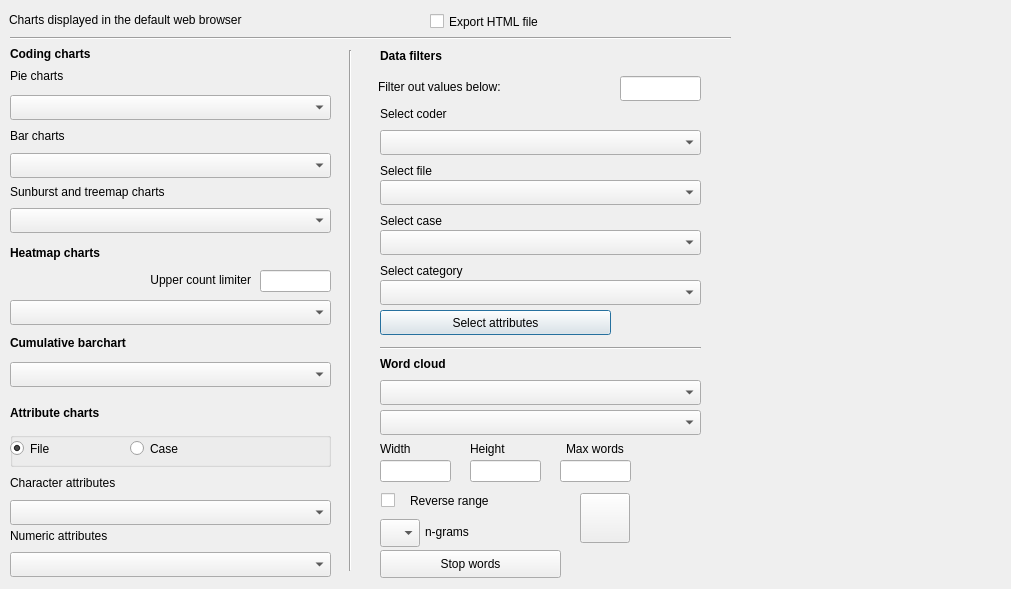
<?xml version="1.0" encoding="UTF-8"?>
<ui version="4.0">
 <class>DialogCharts</class>
 <widget class="QDialog" name="DialogCharts">
  <property name="geometry">
   <rect>
    <x>0</x>
    <y>0</y>
    <width>1011</width>
    <height>589</height>
   </rect>
  </property>
  <property name="windowTitle">
   <string>Charts</string>
  </property>
  <widget class="QLabel" name="label_info">
   <property name="geometry">
    <rect>
     <x>9</x>
     <y>9</y>
     <width>391</width>
     <height>22</height>
    </rect>
   </property>
   <property name="text">
    <string>Charts displayed in the default web browser</string>
   </property>
  </widget>
  <widget class="QLabel" name="label_pie">
   <property name="geometry">
    <rect>
     <x>10</x>
     <y>65</y>
     <width>321</width>
     <height>22</height>
    </rect>
   </property>
   <property name="text">
    <string>Pie charts</string>
   </property>
  </widget>
  <widget class="QLabel" name="label_bar">
   <property name="geometry">
    <rect>
     <x>10</x>
     <y>125</y>
     <width>321</width>
     <height>22</height>
    </rect>
   </property>
   <property name="text">
    <string>Bar charts</string>
   </property>
  </widget>
  <widget class="QComboBox" name="comboBox_pie_charts">
   <property name="geometry">
    <rect>
     <x>10</x>
     <y>95</y>
     <width>321</width>
     <height>25</height>
    </rect>
   </property>
  </widget>
  <widget class="QComboBox" name="comboBox_bar_charts">
   <property name="geometry">
    <rect>
     <x>10</x>
     <y>153</y>
     <width>321</width>
     <height>25</height>
    </rect>
   </property>
  </widget>
  <widget class="QComboBox" name="comboBox_sunburst_charts">
   <property name="geometry">
    <rect>
     <x>10</x>
     <y>208</y>
     <width>321</width>
     <height>25</height>
    </rect>
   </property>
  </widget>
  <widget class="QLabel" name="label_hierarchy">
   <property name="geometry">
    <rect>
     <x>10</x>
     <y>181</y>
     <width>321</width>
     <height>22</height>
    </rect>
   </property>
   <property name="text">
    <string>Sunburst and treemap charts</string>
   </property>
  </widget>
  <widget class="QLabel" name="label_coder">
   <property name="geometry">
    <rect>
     <x>380</x>
     <y>103</y>
     <width>321</width>
     <height>22</height>
    </rect>
   </property>
   <property name="text">
    <string>Select coder</string>
   </property>
  </widget>
  <widget class="QComboBox" name="comboBox_coders">
   <property name="geometry">
    <rect>
     <x>380</x>
     <y>130</y>
     <width>321</width>
     <height>25</height>
    </rect>
   </property>
  </widget>
  <widget class="QComboBox" name="comboBox_file">
   <property name="geometry">
    <rect>
     <x>380</x>
     <y>180</y>
     <width>321</width>
     <height>25</height>
    </rect>
   </property>
  </widget>
  <widget class="QLabel" name="label_select_file">
   <property name="geometry">
    <rect>
     <x>380</x>
     <y>160</y>
     <width>321</width>
     <height>22</height>
    </rect>
   </property>
   <property name="text">
    <string>Select file</string>
   </property>
  </widget>
  <widget class="QComboBox" name="comboBox_case">
   <property name="geometry">
    <rect>
     <x>380</x>
     <y>230</y>
     <width>321</width>
     <height>25</height>
    </rect>
   </property>
   <property name="toolTip">
    <string>If portions of a text file are assigned to a case, the code frequency and total text characters may be incorrect.
Codings from the entire text file are used for the calculations.</string>
   </property>
  </widget>
  <widget class="QLabel" name="label_select_case">
   <property name="geometry">
    <rect>
     <x>380</x>
     <y>210</y>
     <width>321</width>
     <height>22</height>
    </rect>
   </property>
   <property name="toolTip">
    <string>If portions of a text file are assigned to a case, the code frequency and total text characters may be incorrect.
Codings from the entire text file are used for the calculations.</string>
   </property>
   <property name="text">
    <string>Select case</string>
   </property>
  </widget>
  <widget class="QPushButton" name="pushButton_attributes">
   <property name="geometry">
    <rect>
     <x>380</x>
     <y>310</y>
     <width>231</width>
     <height>25</height>
    </rect>
   </property>
   <property name="text">
    <string>Select attributes</string>
   </property>
  </widget>
  <widget class="QLabel" name="label_filter">
   <property name="geometry">
    <rect>
     <x>378</x>
     <y>76</y>
     <width>241</width>
     <height>22</height>
    </rect>
   </property>
   <property name="text">
    <string>Filter out values below:</string>
   </property>
  </widget>
  <widget class="QLineEdit" name="lineEdit_filter">
   <property name="geometry">
    <rect>
     <x>620</x>
     <y>76</y>
     <width>81</width>
     <height>25</height>
    </rect>
   </property>
   <property name="toolTip">
    <string>Enter number for filter cut off</string>
   </property>
   <property name="text">
    <string/>
   </property>
  </widget>
  <widget class="QLabel" name="label_filters">
   <property name="geometry">
    <rect>
     <x>380</x>
     <y>43</y>
     <width>321</width>
     <height>26</height>
    </rect>
   </property>
   <property name="font">
    <font>
     <weight>50</weight>
     <bold>false</bold>
    </font>
   </property>
   <property name="text">
    <string>&lt;b&gt;Data filters&lt;/b&gt;</string>
   </property>
  </widget>
  <widget class="QLabel" name="label_chart_options">
   <property name="geometry">
    <rect>
     <x>10</x>
     <y>43</y>
     <width>311</width>
     <height>22</height>
    </rect>
   </property>
   <property name="font">
    <font>
     <weight>50</weight>
     <bold>false</bold>
    </font>
   </property>
   <property name="text">
    <string>&lt;b&gt;Coding charts&lt;/b&gt;</string>
   </property>
  </widget>
  <widget class="QComboBox" name="comboBox_category">
   <property name="geometry">
    <rect>
     <x>380</x>
     <y>280</y>
     <width>321</width>
     <height>25</height>
    </rect>
   </property>
  </widget>
  <widget class="QLabel" name="label_category">
   <property name="geometry">
    <rect>
     <x>380</x>
     <y>260</y>
     <width>321</width>
     <height>22</height>
    </rect>
   </property>
   <property name="text">
    <string>Select category</string>
   </property>
  </widget>
  <widget class="Line" name="line">
   <property name="geometry">
    <rect>
     <x>340</x>
     <y>50</y>
     <width>20</width>
     <height>521</height>
    </rect>
   </property>
   <property name="orientation">
    <enum>Qt::Vertical</enum>
   </property>
  </widget>
  <widget class="QLabel" name="label_chart_attributes">
   <property name="geometry">
    <rect>
     <x>10</x>
     <y>400</y>
     <width>311</width>
     <height>26</height>
    </rect>
   </property>
   <property name="font">
    <font>
     <weight>50</weight>
     <bold>false</bold>
    </font>
   </property>
   <property name="text">
    <string>&lt;b&gt;Attribute charts&lt;/b&gt;</string>
   </property>
  </widget>
  <widget class="QLabel" name="label_num_attr">
   <property name="geometry">
    <rect>
     <x>10</x>
     <y>525</y>
     <width>321</width>
     <height>22</height>
    </rect>
   </property>
   <property name="text">
    <string>Numeric attributes</string>
   </property>
  </widget>
  <widget class="QLabel" name="label_char_attr">
   <property name="geometry">
    <rect>
     <x>10</x>
     <y>472</y>
     <width>321</width>
     <height>22</height>
    </rect>
   </property>
   <property name="text">
    <string>Character attributes</string>
   </property>
  </widget>
  <widget class="QComboBox" name="comboBox_num_attributes">
   <property name="geometry">
    <rect>
     <x>10</x>
     <y>552</y>
     <width>321</width>
     <height>25</height>
    </rect>
   </property>
  </widget>
  <widget class="QComboBox" name="comboBox_char_attributes">
   <property name="geometry">
    <rect>
     <x>10</x>
     <y>500</y>
     <width>321</width>
     <height>25</height>
    </rect>
   </property>
  </widget>
  <widget class="QGroupBox" name="groupBox">
   <property name="geometry">
    <rect>
     <x>10</x>
     <y>432</y>
     <width>321</width>
     <height>35</height>
    </rect>
   </property>
   <property name="maximumSize">
    <size>
     <width>16777215</width>
     <height>16777215</height>
    </size>
   </property>
   <property name="title">
    <string/>
   </property>
   <widget class="QRadioButton" name="radioButton_file">
    <property name="geometry">
     <rect>
      <x>0</x>
      <y>5</y>
      <width>112</width>
      <height>23</height>
     </rect>
    </property>
    <property name="text">
     <string>File</string>
    </property>
    <property name="checked">
     <bool>true</bool>
    </property>
   </widget>
   <widget class="QRadioButton" name="radioButton_case">
    <property name="geometry">
     <rect>
      <x>120</x>
      <y>5</y>
      <width>112</width>
      <height>23</height>
     </rect>
    </property>
    <property name="text">
     <string>Case</string>
    </property>
   </widget>
  </widget>
  <widget class="QCheckBox" name="checkBox_export_html">
   <property name="geometry">
    <rect>
     <x>430</x>
     <y>10</y>
     <width>301</width>
     <height>23</height>
    </rect>
   </property>
   <property name="text">
    <string>Export HTML file</string>
   </property>
  </widget>
  <widget class="QLabel" name="label_chart_options_2">
   <property name="geometry">
    <rect>
     <x>10</x>
     <y>240</y>
     <width>321</width>
     <height>26</height>
    </rect>
   </property>
   <property name="font">
    <font>
     <weight>50</weight>
     <bold>false</bold>
    </font>
   </property>
   <property name="text">
    <string>&lt;b&gt;Heatmap charts&lt;/b&gt;</string>
   </property>
  </widget>
  <widget class="Line" name="line_3">
   <property name="geometry">
    <rect>
     <x>10</x>
     <y>30</y>
     <width>721</width>
     <height>16</height>
    </rect>
   </property>
   <property name="orientation">
    <enum>Qt::Horizontal</enum>
   </property>
  </widget>
  <widget class="QComboBox" name="comboBox_heatmap">
   <property name="geometry">
    <rect>
     <x>10</x>
     <y>300</y>
     <width>321</width>
     <height>25</height>
    </rect>
   </property>
  </widget>
  <widget class="Line" name="line_5">
   <property name="geometry">
    <rect>
     <x>380</x>
     <y>340</y>
     <width>321</width>
     <height>16</height>
    </rect>
   </property>
   <property name="orientation">
    <enum>Qt::Horizontal</enum>
   </property>
  </widget>
  <widget class="QLabel" name="label_word_clouds">
   <property name="geometry">
    <rect>
     <x>380</x>
     <y>353</y>
     <width>321</width>
     <height>22</height>
    </rect>
   </property>
   <property name="font">
    <font>
     <weight>75</weight>
     <bold>true</bold>
    </font>
   </property>
   <property name="text">
    <string>Word cloud</string>
   </property>
  </widget>
  <widget class="QComboBox" name="comboBox_wordcloud_background">
   <property name="geometry">
    <rect>
     <x>380</x>
     <y>380</y>
     <width>321</width>
     <height>25</height>
    </rect>
   </property>
   <property name="toolTip">
    <string>&lt;html&gt;&lt;head/&gt;&lt;body&gt;&lt;p&gt;Background&lt;/p&gt;&lt;/body&gt;&lt;/html&gt;</string>
   </property>
  </widget>
  <widget class="QComboBox" name="comboBox_wordcloud_foreground">
   <property name="geometry">
    <rect>
     <x>380</x>
     <y>410</y>
     <width>321</width>
     <height>25</height>
    </rect>
   </property>
   <property name="toolTip">
    <string>&lt;html&gt;&lt;head/&gt;&lt;body&gt;&lt;p&gt;Foreground&lt;/p&gt;&lt;/body&gt;&lt;/html&gt;</string>
   </property>
  </widget>
  <widget class="QPushButton" name="pushButton_wordcloud">
   <property name="geometry">
    <rect>
     <x>580</x>
     <y>493</y>
     <width>50</width>
     <height>50</height>
    </rect>
   </property>
   <property name="toolTip">
    <string>&lt;html&gt;&lt;head/&gt;&lt;body&gt;&lt;p&gt;Make Word Cloud&lt;/p&gt;&lt;/body&gt;&lt;/html&gt;</string>
   </property>
   <property name="text">
    <string/>
   </property>
  </widget>
  <widget class="QLabel" name="label_width">
   <property name="geometry">
    <rect>
     <x>380</x>
     <y>440</y>
     <width>71</width>
     <height>18</height>
    </rect>
   </property>
   <property name="text">
    <string>Width</string>
   </property>
  </widget>
  <widget class="QLabel" name="label_height">
   <property name="geometry">
    <rect>
     <x>470</x>
     <y>440</y>
     <width>71</width>
     <height>18</height>
    </rect>
   </property>
   <property name="text">
    <string>Height</string>
   </property>
  </widget>
  <widget class="QLabel" name="label_max_words">
   <property name="geometry">
    <rect>
     <x>566</x>
     <y>440</y>
     <width>121</width>
     <height>18</height>
    </rect>
   </property>
   <property name="text">
    <string>Max words</string>
   </property>
  </widget>
  <widget class="QCheckBox" name="checkBox_reverse_range">
   <property name="geometry">
    <rect>
     <x>381</x>
     <y>490</y>
     <width>20</width>
     <height>20</height>
    </rect>
   </property>
   <property name="toolTip">
    <string>Reverse colour range</string>
   </property>
   <property name="text">
    <string/>
   </property>
  </widget>
  <widget class="QLabel" name="label_reverse_range">
   <property name="geometry">
    <rect>
     <x>410</x>
     <y>490</y>
     <width>161</width>
     <height>22</height>
    </rect>
   </property>
   <property name="toolTip">
    <string>Reverse colour range</string>
   </property>
   <property name="text">
    <string>Reverse range</string>
   </property>
  </widget>
  <widget class="QLabel" name="label_ngrams">
   <property name="geometry">
    <rect>
     <x>425</x>
     <y>521</y>
     <width>131</width>
     <height>22</height>
    </rect>
   </property>
   <property name="toolTip">
    <string>Number of conjoined words in phrase. Stopwords applies to selection of 1 word only.</string>
   </property>
   <property name="text">
    <string>n-grams</string>
   </property>
  </widget>
  <widget class="QComboBox" name="comboBox_ngrams">
   <property name="geometry">
    <rect>
     <x>380</x>
     <y>519</y>
     <width>40</width>
     <height>28</height>
    </rect>
   </property>
   <property name="toolTip">
    <string>1=One word, 3=3 word phrase, 4=4 word phrase</string>
   </property>
  </widget>
  <widget class="QLabel" name="label_upper_count">
   <property name="geometry">
    <rect>
     <x>10</x>
     <y>268</y>
     <width>241</width>
     <height>24</height>
    </rect>
   </property>
   <property name="toolTip">
    <string>&lt;html&gt;&lt;head/&gt;&lt;body&gt;&lt;p&gt;This is to allow a wider spread of heatmap colours when there are extreme count differences.&lt;/p&gt;&lt;p&gt;0 represents no limit.&lt;/p&gt;&lt;/body&gt;&lt;/html&gt;</string>
   </property>
   <property name="layoutDirection">
    <enum>Qt::LeftToRight</enum>
   </property>
   <property name="text">
    <string>Upper count limiter</string>
   </property>
   <property name="alignment">
    <set>Qt::AlignRight|Qt::AlignTrailing|Qt::AlignVCenter</set>
   </property>
  </widget>
  <widget class="QLineEdit" name="lineEdit_width">
   <property name="geometry">
    <rect>
     <x>380</x>
     <y>460</y>
     <width>71</width>
     <height>22</height>
    </rect>
   </property>
  </widget>
  <widget class="QLineEdit" name="lineEdit_height">
   <property name="geometry">
    <rect>
     <x>470</x>
     <y>460</y>
     <width>71</width>
     <height>22</height>
    </rect>
   </property>
  </widget>
  <widget class="QLineEdit" name="lineEdit_max_words">
   <property name="geometry">
    <rect>
     <x>560</x>
     <y>460</y>
     <width>71</width>
     <height>22</height>
    </rect>
   </property>
  </widget>
  <widget class="QLineEdit" name="lineEdit_count_limiter">
   <property name="geometry">
    <rect>
     <x>260</x>
     <y>270</y>
     <width>71</width>
     <height>22</height>
    </rect>
   </property>
  </widget>
  <widget class="QLabel" name="label_cumulative_bar">
   <property name="geometry">
    <rect>
     <x>10</x>
     <y>332</y>
     <width>321</width>
     <height>22</height>
    </rect>
   </property>
   <property name="font">
    <font>
     <weight>50</weight>
     <bold>false</bold>
    </font>
   </property>
   <property name="text">
    <string>&lt;b&gt;Cumulative barchart&lt;/b&gt;</string>
   </property>
  </widget>
  <widget class="QComboBox" name="comboBox_cumulative_bar">
   <property name="geometry">
    <rect>
     <x>10</x>
     <y>362</y>
     <width>321</width>
     <height>25</height>
    </rect>
   </property>
  </widget>
  <widget class="QPushButton" name="pushButton_stopwords">
   <property name="geometry">
    <rect>
     <x>380</x>
     <y>550</y>
     <width>181</width>
     <height>28</height>
    </rect>
   </property>
   <property name="toolTip">
    <string>Selecting a text file here will override exisitng stopwords in the software, and also override stopwords stored in the .qualcoder configuration folder. 
This is temporary and must be selected each time the Charts screen is opened.

The file must be plain text with one word per line.
Each word is excluded in the n-grams=1 Word cloud.</string>
   </property>
   <property name="text">
    <string>Stop words</string>
   </property>
  </widget>
  <zorder>groupBox</zorder>
  <zorder>label_info</zorder>
  <zorder>label_pie</zorder>
  <zorder>label_bar</zorder>
  <zorder>comboBox_pie_charts</zorder>
  <zorder>comboBox_bar_charts</zorder>
  <zorder>comboBox_sunburst_charts</zorder>
  <zorder>label_hierarchy</zorder>
  <zorder>label_coder</zorder>
  <zorder>comboBox_coders</zorder>
  <zorder>comboBox_file</zorder>
  <zorder>label_select_file</zorder>
  <zorder>comboBox_case</zorder>
  <zorder>label_select_case</zorder>
  <zorder>pushButton_attributes</zorder>
  <zorder>label_filter</zorder>
  <zorder>lineEdit_filter</zorder>
  <zorder>label_filters</zorder>
  <zorder>label_chart_options</zorder>
  <zorder>comboBox_category</zorder>
  <zorder>label_category</zorder>
  <zorder>line</zorder>
  <zorder>label_chart_attributes</zorder>
  <zorder>label_num_attr</zorder>
  <zorder>label_char_attr</zorder>
  <zorder>comboBox_num_attributes</zorder>
  <zorder>comboBox_char_attributes</zorder>
  <zorder>checkBox_export_html</zorder>
  <zorder>label_chart_options_2</zorder>
  <zorder>line_3</zorder>
  <zorder>comboBox_heatmap</zorder>
  <zorder>line_5</zorder>
  <zorder>label_word_clouds</zorder>
  <zorder>comboBox_wordcloud_background</zorder>
  <zorder>comboBox_wordcloud_foreground</zorder>
  <zorder>pushButton_wordcloud</zorder>
  <zorder>label_width</zorder>
  <zorder>label_height</zorder>
  <zorder>label_max_words</zorder>
  <zorder>checkBox_reverse_range</zorder>
  <zorder>label_reverse_range</zorder>
  <zorder>label_ngrams</zorder>
  <zorder>comboBox_ngrams</zorder>
  <zorder>label_upper_count</zorder>
  <zorder>lineEdit_width</zorder>
  <zorder>lineEdit_height</zorder>
  <zorder>lineEdit_max_words</zorder>
  <zorder>lineEdit_count_limiter</zorder>
  <zorder>label_cumulative_bar</zorder>
  <zorder>comboBox_cumulative_bar</zorder>
  <zorder>pushButton_stopwords</zorder>
 </widget>
 <tabstops>
  <tabstop>checkBox_export_html</tabstop>
  <tabstop>comboBox_pie_charts</tabstop>
  <tabstop>comboBox_bar_charts</tabstop>
  <tabstop>comboBox_sunburst_charts</tabstop>
  <tabstop>comboBox_heatmap</tabstop>
  <tabstop>radioButton_file</tabstop>
  <tabstop>radioButton_case</tabstop>
  <tabstop>comboBox_char_attributes</tabstop>
  <tabstop>comboBox_num_attributes</tabstop>
  <tabstop>lineEdit_filter</tabstop>
  <tabstop>comboBox_coders</tabstop>
  <tabstop>comboBox_file</tabstop>
  <tabstop>comboBox_case</tabstop>
  <tabstop>comboBox_category</tabstop>
  <tabstop>pushButton_attributes</tabstop>
 </tabstops>
 <resources/>
 <connections/>
</ui>
